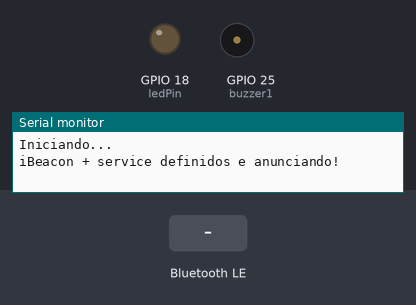
Bench run of a program on a simulated ESP32. Shown: output pins drawn as LEDs (lit = HIGH), buzzer (waves = sounding), the last lines printed to the serial monitor. Dashed ring = blinking. The test bench sets the inputs (shaded band). Nothing arrives over Bluetooth unless stated; a phone connects over Bluetooth LE 3 s after start.

Above: at 1.2 s.
1.3 s: Bluetooth LE write "1" received
At 2.5 s:
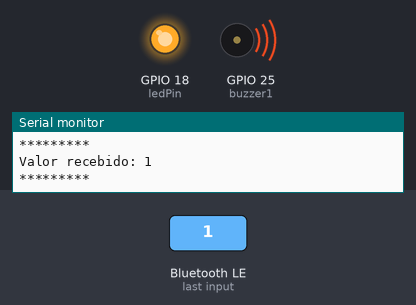
4.3 s: Bluetooth LE write "0" received
At 6.1 s:
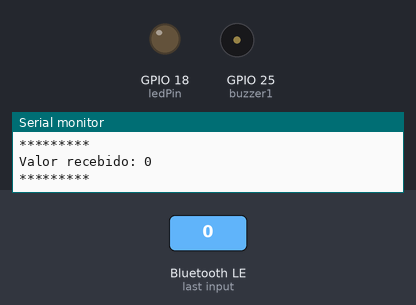
7.3 s: Bluetooth LE write "2" received
At 9.4 s:
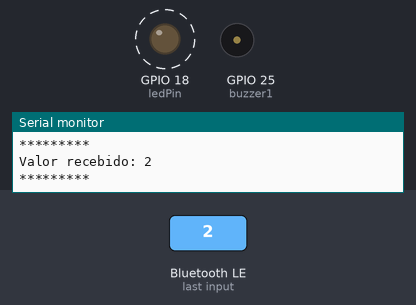
Timing chart, 0 to 16.3 s (numbered marks = the images above; inputs shaded):
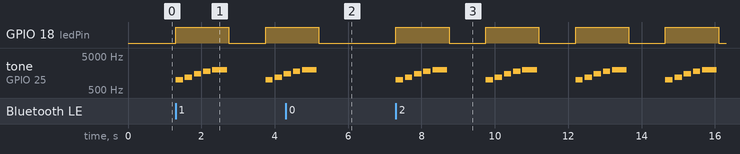

Measured:
- after the input at 1.3 s, GPIO 18 (ledPin): LOW → HIGH at once, → LOW 1.5 s later, → HIGH 1.0 s later; tone on GPIO 25 (buzzer1): plays 1000 Hz for 0.20 s, 1200 Hz for 0.20 s, 1500 Hz for 0.20 s, 1800 Hz for 0.20 s, 2000 Hz for 0.40 s, 1000 Hz for 0.20 s … (8 notes in this stretch), starting at once
- after the input at 4.3 s, GPIO 18 (ledPin): goes on until 5.2 s, then stays LOW; tone on GPIO 25 (buzzer1): goes on until 5.2 s, then stays silent
- after the input at 7.3 s, GPIO 18 (ledPin): alternates HIGH for 1.5 s and LOW for 1.0 s, starting at once; tone on GPIO 25 (buzzer1): silent → 1000 Hz at once, then repeats every 2.5 s: silent 0.05 s, 1200 Hz 0.20 s, silent 0.05 s, 1500 Hz 0.20 s, silent 0.05 s, 1800 Hz 0.20 s, silent 0.05 s, 2000 Hz 0.40 s, silent 1.1 s, 1000 Hz 0.20 s

The program:

main.cpp
```cpp
#include <Arduino.h>
#include <BLEDevice.h>
#include <BLEServer.h>
#include <BLEUtils.h>
#include <BLE2902.h>
#include <BLEBeacon.h>

#define DEVICE_NAME         "ESP32"
#define SERVICE_UUID        "7A0247E7-8E88-409B-A959-AB5092DDB03E"
#define BEACON_UUID         "2D7A9F0C-E0E8-4CC9-A71B-A21DB2D034A1"
#define BEACON_UUID_REV     "A134D0B2-1DA2-1BA7-C94C-E8E00C9F7A2D"
#define CHARACTERISTIC_UUID "82258BAA-DF72-47E8-99BC-B73D7ECD08A5"

BLEServer *pServer;
BLECharacteristic *pCharacteristic;
bool deviceConnected = false;
uint8_t value = 0;

int buzzer1 = 25; // GPIO conectado ao buzzer
int ledPin = 18; // GPIO conectado ao LED

bool shouldMakeAnnouncement = false;

void playTone(int frequency, int duration) {
  if (frequency > 0) {
    ledcWriteTone(0, frequency);
    ledcWrite(0, 255);
  } else {
    ledcWriteTone(0, 0);
  }
  delay(duration);
  ledcWriteTone(0, 0);
}

void playAnnounceTone() {
  int melody[] = { 1000, 1200, 1500, 1800, 2000 };
  int noteDurations[] = { 200, 200, 200, 200, 400 };

  for (int i = 0; i < 5; i++) {
    playTone(melody[i], noteDurations[i]);
    delay(50);
  }
}

void makeAnnouncement() {
  digitalWrite(ledPin, HIGH);
  playAnnounceTone();
  digitalWrite(ledPin, LOW);
  delay(1000);
}

class MyServerCallbacks : public BLEServerCallbacks {
  void onConnect(BLEServer *pServer) {
    deviceConnected = true;
    Serial.println("deviceConnected = true");
  };

  void onDisconnect(BLEServer *pServer) {
    deviceConnected = false;
    Serial.println("deviceConnected = false");

    BLEAdvertising *pAdvertising;
    pAdvertising = pServer->getAdvertising();
    pAdvertising->start();
    Serial.println("iBeacon advertising reiniciado");
  }
};

class MyCallbacks : public BLECharacteristicCallbacks {
  void onWrite(BLECharacteristic *pCharacteristic) {
    String rxValue = String(pCharacteristic->getValue().c_str());

    if (rxValue.length() > 0) {
      Serial.println("*********");
      Serial.print("Valor recebido: ");
      for (int i = 0; i < rxValue.length(); i++) {
        Serial.print(rxValue[i]);
      }
      Serial.println();
      Serial.println("*********");

      shouldMakeAnnouncement = !shouldMakeAnnouncement;
    }
  }
};

void init_service() {
  BLEAdvertising *pAdvertising;
  pAdvertising = pServer->getAdvertising();
  pAdvertising->stop();

  BLEService *pService = pServer->createService(BLEUUID(SERVICE_UUID));

  pCharacteristic = pService->createCharacteristic(
    CHARACTERISTIC_UUID, BLECharacteristic::PROPERTY_WRITE
  );
  pCharacteristic->setCallbacks(new MyCallbacks());
  pCharacteristic->addDescriptor(new BLE2902());

  pAdvertising->addServiceUUID(BLEUUID(SERVICE_UUID));

  pService->start();

  pAdvertising->start();
}

void init_beacon() {
  BLEAdvertising *pAdvertising;
  pAdvertising = pServer->getAdvertising();
  pAdvertising->stop();

  BLEBeacon myBeacon;
  myBeacon.setManufacturerId(0x4c00);
  myBeacon.setMajor(5);
  myBeacon.setMinor(88);
  myBeacon.setSignalPower(0xc5);
  myBeacon.setProximityUUID(BLEUUID(BEACON_UUID_REV));

  BLEAdvertisementData advertisementData;
  advertisementData.setFlags(0x1A);
  advertisementData.setManufacturerData(myBeacon.getData());
  pAdvertising->setAdvertisementData(advertisementData);

  pAdvertising->start();
}

void setup() {
  Serial.begin(115200);
  Serial.println();
  Serial.println("Iniciando...");
  Serial.flush();

  BLEDevice::init(DEVICE_NAME);
  pServer = BLEDevice::createServer();
  pServer->setCallbacks(new MyServerCallbacks());

  init_service();
  init_beacon();

  pinMode(ledPin, OUTPUT);
  ledcSetup(0, 2000, 8);
  ledcAttachPin(buzzer1, 0);

  Serial.println("iBeacon + service definidos e anunciando!");
}

void loop() {
  if (shouldMakeAnnouncement) {
    makeAnnouncement();
  }
}
```
